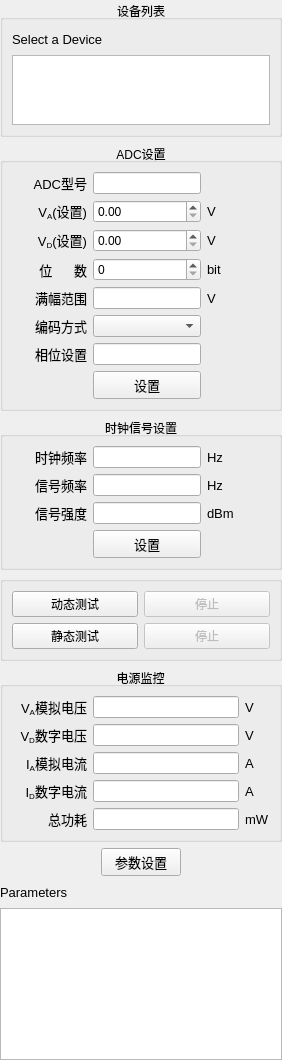
<?xml version="1.0" encoding="UTF-8"?>
<ui version="4.0">
 <class>ControlPanel</class>
 <widget class="QWidget" name="ControlPanel">
  <property name="geometry">
   <rect>
    <x>0</x>
    <y>0</y>
    <width>282</width>
    <height>1060</height>
   </rect>
  </property>
  <property name="windowTitle">
   <string>Control Panel</string>
  </property>
  <layout class="QVBoxLayout" name="verticalLayout_3">
   <property name="margin">
    <number>0</number>
   </property>
   <item>
    <widget class="QGroupBox" name="groupBox_DeviceList">
     <property name="title">
      <string>设备列表</string>
     </property>
     <property name="alignment">
      <set>Qt::AlignCenter</set>
     </property>
     <layout class="QVBoxLayout" name="verticalLayout">
      <item>
       <layout class="QHBoxLayout" name="horizontalLayout">
        <item>
         <widget class="QLabel" name="labl">
          <property name="font">
           <font>
            <family>Arial</family>
            <pointsize>10</pointsize>
           </font>
          </property>
          <property name="text">
           <string>Select a Device</string>
          </property>
         </widget>
        </item>
        <item>
         <spacer name="horizontalSpacer">
          <property name="orientation">
           <enum>Qt::Horizontal</enum>
          </property>
          <property name="sizeHint" stdset="0">
           <size>
            <width>40</width>
            <height>20</height>
           </size>
          </property>
         </spacer>
        </item>
       </layout>
      </item>
      <item>
       <widget class="QTreeView" name="devicesView">
        <property name="sizePolicy">
         <sizepolicy hsizetype="Expanding" vsizetype="Expanding">
          <horstretch>0</horstretch>
          <verstretch>0</verstretch>
         </sizepolicy>
        </property>
        <property name="maximumSize">
         <size>
          <width>16777215</width>
          <height>80</height>
         </size>
        </property>
        <property name="font">
         <font>
          <family>Arial</family>
          <pointsize>8</pointsize>
         </font>
        </property>
       </widget>
      </item>
     </layout>
    </widget>
   </item>
   <item>
    <widget class="QGroupBox" name="groupBox">
     <property name="title">
      <string>ADC设置</string>
     </property>
     <property name="alignment">
      <set>Qt::AlignCenter</set>
     </property>
     <layout class="QGridLayout" name="gridLayout_2">
      <item row="0" column="0">
       <layout class="QGridLayout" name="gridLayout">
        <item row="0" column="0">
         <widget class="QLabel" name="labl_3">
          <property name="font">
           <font>
            <family>Arial</family>
            <pointsize>10</pointsize>
           </font>
          </property>
          <property name="text">
           <string>ADC型号</string>
          </property>
          <property name="alignment">
           <set>Qt::AlignRight|Qt::AlignTrailing|Qt::AlignVCenter</set>
          </property>
         </widget>
        </item>
        <item row="0" column="1">
         <widget class="QLineEdit" name="adcTypeLineEdit">
          <property name="sizePolicy">
           <sizepolicy hsizetype="Preferred" vsizetype="Fixed">
            <horstretch>0</horstretch>
            <verstretch>0</verstretch>
           </sizepolicy>
          </property>
         </widget>
        </item>
        <item row="1" column="0">
         <widget class="QLabel" name="labl_4">
          <property name="font">
           <font>
            <family>Arial</family>
            <pointsize>10</pointsize>
           </font>
          </property>
          <property name="text">
           <string>V&lt;sub&gt;A&lt;/sub&gt;(设置)</string>
          </property>
          <property name="alignment">
           <set>Qt::AlignRight|Qt::AlignTrailing|Qt::AlignVCenter</set>
          </property>
         </widget>
        </item>
        <item row="1" column="1">
         <widget class="QDoubleSpinBox" name="vaDoubleSpinBox">
          <property name="sizePolicy">
           <sizepolicy hsizetype="Preferred" vsizetype="Fixed">
            <horstretch>0</horstretch>
            <verstretch>0</verstretch>
           </sizepolicy>
          </property>
         </widget>
        </item>
        <item row="1" column="2">
         <widget class="QLabel" name="labl_10">
          <property name="font">
           <font>
            <family>Arial</family>
            <pointsize>10</pointsize>
           </font>
          </property>
          <property name="text">
           <string>V</string>
          </property>
         </widget>
        </item>
        <item row="2" column="0">
         <widget class="QLabel" name="labl_5">
          <property name="font">
           <font>
            <family>Arial</family>
            <pointsize>10</pointsize>
           </font>
          </property>
          <property name="text">
           <string>V&lt;sub&gt;D&lt;/sub&gt;(设置)</string>
          </property>
          <property name="alignment">
           <set>Qt::AlignRight|Qt::AlignTrailing|Qt::AlignVCenter</set>
          </property>
         </widget>
        </item>
        <item row="2" column="1">
         <widget class="QDoubleSpinBox" name="vdDoubleSpinBox">
          <property name="sizePolicy">
           <sizepolicy hsizetype="Preferred" vsizetype="Fixed">
            <horstretch>0</horstretch>
            <verstretch>0</verstretch>
           </sizepolicy>
          </property>
         </widget>
        </item>
        <item row="2" column="2">
         <widget class="QLabel" name="labl_11">
          <property name="font">
           <font>
            <family>Arial</family>
            <pointsize>10</pointsize>
           </font>
          </property>
          <property name="text">
           <string>V</string>
          </property>
         </widget>
        </item>
        <item row="3" column="0">
         <widget class="QLabel" name="labl_6">
          <property name="font">
           <font>
            <family>Arial</family>
            <pointsize>10</pointsize>
           </font>
          </property>
          <property name="text">
           <string>位      数</string>
          </property>
          <property name="alignment">
           <set>Qt::AlignRight|Qt::AlignTrailing|Qt::AlignVCenter</set>
          </property>
         </widget>
        </item>
        <item row="3" column="1">
         <widget class="QSpinBox" name="bitCountSpinBox">
          <property name="sizePolicy">
           <sizepolicy hsizetype="Preferred" vsizetype="Fixed">
            <horstretch>0</horstretch>
            <verstretch>0</verstretch>
           </sizepolicy>
          </property>
         </widget>
        </item>
        <item row="3" column="2">
         <widget class="QLabel" name="labl_12">
          <property name="font">
           <font>
            <family>Arial</family>
            <pointsize>10</pointsize>
           </font>
          </property>
          <property name="text">
           <string>bit</string>
          </property>
         </widget>
        </item>
        <item row="4" column="0">
         <widget class="QLabel" name="labl_7">
          <property name="font">
           <font>
            <family>Arial</family>
            <pointsize>10</pointsize>
           </font>
          </property>
          <property name="text">
           <string>满幅范围</string>
          </property>
          <property name="alignment">
           <set>Qt::AlignRight|Qt::AlignTrailing|Qt::AlignVCenter</set>
          </property>
         </widget>
        </item>
        <item row="4" column="1">
         <widget class="QLineEdit" name="vppLineEdit">
          <property name="sizePolicy">
           <sizepolicy hsizetype="Preferred" vsizetype="Fixed">
            <horstretch>0</horstretch>
            <verstretch>0</verstretch>
           </sizepolicy>
          </property>
         </widget>
        </item>
        <item row="4" column="2">
         <widget class="QLabel" name="labl_13">
          <property name="font">
           <font>
            <family>Arial</family>
            <pointsize>10</pointsize>
           </font>
          </property>
          <property name="text">
           <string>V</string>
          </property>
         </widget>
        </item>
        <item row="5" column="0">
         <widget class="QLabel" name="labl_8">
          <property name="font">
           <font>
            <family>Arial</family>
            <pointsize>10</pointsize>
           </font>
          </property>
          <property name="text">
           <string>编码方式</string>
          </property>
          <property name="alignment">
           <set>Qt::AlignRight|Qt::AlignTrailing|Qt::AlignVCenter</set>
          </property>
         </widget>
        </item>
        <item row="6" column="0">
         <widget class="QLabel" name="labl_9">
          <property name="font">
           <font>
            <family>Arial</family>
            <pointsize>10</pointsize>
           </font>
          </property>
          <property name="text">
           <string>相位设置</string>
          </property>
          <property name="alignment">
           <set>Qt::AlignRight|Qt::AlignTrailing|Qt::AlignVCenter</set>
          </property>
         </widget>
        </item>
        <item row="6" column="1">
         <widget class="QLineEdit" name="phaseLineEdit">
          <property name="sizePolicy">
           <sizepolicy hsizetype="Preferred" vsizetype="Fixed">
            <horstretch>0</horstretch>
            <verstretch>0</verstretch>
           </sizepolicy>
          </property>
         </widget>
        </item>
        <item row="7" column="0">
         <spacer name="horizontalSpacer_9">
          <property name="orientation">
           <enum>Qt::Horizontal</enum>
          </property>
          <property name="sizeType">
           <enum>QSizePolicy::Fixed</enum>
          </property>
          <property name="sizeHint" stdset="0">
           <size>
            <width>75</width>
            <height>0</height>
           </size>
          </property>
         </spacer>
        </item>
        <item row="7" column="2">
         <spacer name="horizontalSpacer_6">
          <property name="orientation">
           <enum>Qt::Horizontal</enum>
          </property>
          <property name="sizeType">
           <enum>QSizePolicy::Fixed</enum>
          </property>
          <property name="sizeHint" stdset="0">
           <size>
            <width>20</width>
            <height>20</height>
           </size>
          </property>
         </spacer>
        </item>
        <item row="7" column="1">
         <widget class="QPushButton" name="pushButtonApplyAdcSettings">
          <property name="sizePolicy">
           <sizepolicy hsizetype="Preferred" vsizetype="Fixed">
            <horstretch>0</horstretch>
            <verstretch>0</verstretch>
           </sizepolicy>
          </property>
          <property name="font">
           <font>
            <family>Arial</family>
            <pointsize>10</pointsize>
           </font>
          </property>
          <property name="text">
           <string>设置</string>
          </property>
         </widget>
        </item>
        <item row="5" column="1">
         <widget class="QComboBox" name="codingComboBox"/>
        </item>
       </layout>
      </item>
     </layout>
    </widget>
   </item>
   <item>
    <widget class="QGroupBox" name="groupBox_2">
     <property name="title">
      <string>时钟信号设置</string>
     </property>
     <property name="alignment">
      <set>Qt::AlignCenter</set>
     </property>
     <layout class="QGridLayout" name="gridLayout_3">
      <item row="0" column="0">
       <layout class="QGridLayout" name="gridLayout_4">
        <item row="0" column="0">
         <widget class="QLabel" name="labl_14">
          <property name="font">
           <font>
            <family>Arial</family>
            <pointsize>10</pointsize>
           </font>
          </property>
          <property name="text">
           <string>时钟频率</string>
          </property>
          <property name="alignment">
           <set>Qt::AlignRight|Qt::AlignTrailing|Qt::AlignVCenter</set>
          </property>
         </widget>
        </item>
        <item row="0" column="1">
         <widget class="QLineEdit" name="clockFreqLineEdit">
          <property name="sizePolicy">
           <sizepolicy hsizetype="Preferred" vsizetype="Fixed">
            <horstretch>0</horstretch>
            <verstretch>0</verstretch>
           </sizepolicy>
          </property>
         </widget>
        </item>
        <item row="1" column="0">
         <widget class="QLabel" name="labl_15">
          <property name="font">
           <font>
            <family>Arial</family>
            <pointsize>10</pointsize>
           </font>
          </property>
          <property name="text">
           <string>信号频率</string>
          </property>
          <property name="alignment">
           <set>Qt::AlignRight|Qt::AlignTrailing|Qt::AlignVCenter</set>
          </property>
         </widget>
        </item>
        <item row="2" column="0">
         <widget class="QLabel" name="labl_17">
          <property name="font">
           <font>
            <family>Arial</family>
            <pointsize>10</pointsize>
           </font>
          </property>
          <property name="text">
           <string>信号强度</string>
          </property>
          <property name="alignment">
           <set>Qt::AlignRight|Qt::AlignTrailing|Qt::AlignVCenter</set>
          </property>
         </widget>
        </item>
        <item row="2" column="2">
         <widget class="QLabel" name="labl_18">
          <property name="font">
           <font>
            <family>Arial</family>
            <pointsize>10</pointsize>
           </font>
          </property>
          <property name="text">
           <string>dBm</string>
          </property>
         </widget>
        </item>
        <item row="0" column="2">
         <widget class="QLabel" name="labl_25">
          <property name="font">
           <font>
            <family>Arial</family>
            <pointsize>10</pointsize>
           </font>
          </property>
          <property name="text">
           <string>Hz</string>
          </property>
         </widget>
        </item>
        <item row="1" column="1">
         <widget class="QLineEdit" name="signalFreqLineEdit">
          <property name="sizePolicy">
           <sizepolicy hsizetype="Preferred" vsizetype="Fixed">
            <horstretch>0</horstretch>
            <verstretch>0</verstretch>
           </sizepolicy>
          </property>
         </widget>
        </item>
        <item row="1" column="2">
         <widget class="QLabel" name="labl_26">
          <property name="font">
           <font>
            <family>Arial</family>
            <pointsize>10</pointsize>
           </font>
          </property>
          <property name="text">
           <string>Hz</string>
          </property>
         </widget>
        </item>
        <item row="2" column="1">
         <widget class="QLineEdit" name="signalPowerLineEdit">
          <property name="sizePolicy">
           <sizepolicy hsizetype="Preferred" vsizetype="Fixed">
            <horstretch>0</horstretch>
            <verstretch>0</verstretch>
           </sizepolicy>
          </property>
         </widget>
        </item>
        <item row="3" column="0">
         <spacer name="horizontalSpacer_10">
          <property name="orientation">
           <enum>Qt::Horizontal</enum>
          </property>
          <property name="sizeType">
           <enum>QSizePolicy::Fixed</enum>
          </property>
          <property name="sizeHint" stdset="0">
           <size>
            <width>75</width>
            <height>0</height>
           </size>
          </property>
         </spacer>
        </item>
        <item row="3" column="1">
         <widget class="QPushButton" name="pushButtonSignalSettings">
          <property name="sizePolicy">
           <sizepolicy hsizetype="Preferred" vsizetype="Fixed">
            <horstretch>0</horstretch>
            <verstretch>0</verstretch>
           </sizepolicy>
          </property>
          <property name="font">
           <font>
            <family>Arial</family>
            <pointsize>10</pointsize>
           </font>
          </property>
          <property name="text">
           <string>设置</string>
          </property>
         </widget>
        </item>
        <item row="3" column="2">
         <spacer name="horizontalSpacer_8">
          <property name="orientation">
           <enum>Qt::Horizontal</enum>
          </property>
          <property name="sizeType">
           <enum>QSizePolicy::Fixed</enum>
          </property>
          <property name="sizeHint" stdset="0">
           <size>
            <width>20</width>
            <height>20</height>
           </size>
          </property>
         </spacer>
        </item>
       </layout>
      </item>
     </layout>
    </widget>
   </item>
   <item>
    <widget class="QGroupBox" name="groupBox_3">
     <property name="title">
      <string/>
     </property>
     <property name="alignment">
      <set>Qt::AlignCenter</set>
     </property>
     <layout class="QVBoxLayout" name="verticalLayout_2">
      <item>
       <widget class="QWidget" name="dynamicTestButtons" native="true">
        <layout class="QHBoxLayout" name="horizontalLayout_2">
         <property name="margin">
          <number>0</number>
         </property>
         <item>
          <widget class="QPushButton" name="pushButtonStartDynamicTest">
           <property name="text">
            <string>动态测试</string>
           </property>
          </widget>
         </item>
         <item>
          <widget class="QPushButton" name="pushButtonStopDynamicTest">
           <property name="enabled">
            <bool>false</bool>
           </property>
           <property name="text">
            <string>停止</string>
           </property>
          </widget>
         </item>
        </layout>
       </widget>
      </item>
      <item>
       <widget class="QWidget" name="staticTestButtons" native="true">
        <layout class="QHBoxLayout" name="horizontalLayout_4">
         <property name="margin">
          <number>0</number>
         </property>
         <item>
          <widget class="QPushButton" name="pushButtonStartStaticTest">
           <property name="text">
            <string>静态测试</string>
           </property>
          </widget>
         </item>
         <item>
          <widget class="QPushButton" name="pushButtonStopStaticTest">
           <property name="enabled">
            <bool>false</bool>
           </property>
           <property name="text">
            <string>停止</string>
           </property>
          </widget>
         </item>
        </layout>
       </widget>
      </item>
     </layout>
    </widget>
   </item>
   <item>
    <widget class="QGroupBox" name="groupBox_4">
     <property name="title">
      <string>电源监控</string>
     </property>
     <property name="alignment">
      <set>Qt::AlignCenter</set>
     </property>
     <layout class="QGridLayout" name="gridLayout_8">
      <item row="0" column="0">
       <layout class="QGridLayout" name="gridLayout_9">
        <item row="0" column="0">
         <widget class="QLabel" name="labl_22">
          <property name="font">
           <font>
            <family>Arial</family>
            <pointsize>10</pointsize>
           </font>
          </property>
          <property name="text">
           <string>V&lt;sub&gt;A&lt;/sub&gt;模拟电压</string>
          </property>
          <property name="alignment">
           <set>Qt::AlignRight|Qt::AlignTrailing|Qt::AlignVCenter</set>
          </property>
         </widget>
        </item>
        <item row="0" column="1">
         <widget class="QLineEdit" name="vaLineEdit">
          <property name="enabled">
           <bool>true</bool>
          </property>
          <property name="sizePolicy">
           <sizepolicy hsizetype="Expanding" vsizetype="Fixed">
            <horstretch>0</horstretch>
            <verstretch>0</verstretch>
           </sizepolicy>
          </property>
         </widget>
        </item>
        <item row="1" column="0">
         <widget class="QLabel" name="labl_23">
          <property name="font">
           <font>
            <family>Arial</family>
            <pointsize>10</pointsize>
           </font>
          </property>
          <property name="text">
           <string>V&lt;sub&gt;D&lt;/sub&gt;数字电压</string>
          </property>
          <property name="alignment">
           <set>Qt::AlignRight|Qt::AlignTrailing|Qt::AlignVCenter</set>
          </property>
         </widget>
        </item>
        <item row="2" column="0">
         <widget class="QLabel" name="labl_24">
          <property name="font">
           <font>
            <family>Arial</family>
            <pointsize>10</pointsize>
           </font>
          </property>
          <property name="text">
           <string>I&lt;sub&gt;A&lt;/sub&gt;模拟电流</string>
          </property>
          <property name="alignment">
           <set>Qt::AlignRight|Qt::AlignTrailing|Qt::AlignVCenter</set>
          </property>
         </widget>
        </item>
        <item row="2" column="2">
         <widget class="QLabel" name="labl_29">
          <property name="font">
           <font>
            <family>Arial</family>
            <pointsize>10</pointsize>
           </font>
          </property>
          <property name="text">
           <string>A</string>
          </property>
         </widget>
        </item>
        <item row="0" column="2">
         <widget class="QLabel" name="labl_30">
          <property name="font">
           <font>
            <family>Arial</family>
            <pointsize>10</pointsize>
           </font>
          </property>
          <property name="text">
           <string>V</string>
          </property>
         </widget>
        </item>
        <item row="1" column="1">
         <widget class="QLineEdit" name="vdLineEdit">
          <property name="sizePolicy">
           <sizepolicy hsizetype="Expanding" vsizetype="Fixed">
            <horstretch>0</horstretch>
            <verstretch>0</verstretch>
           </sizepolicy>
          </property>
         </widget>
        </item>
        <item row="1" column="2">
         <widget class="QLabel" name="labl_31">
          <property name="font">
           <font>
            <family>Arial</family>
            <pointsize>10</pointsize>
           </font>
          </property>
          <property name="text">
           <string>V</string>
          </property>
         </widget>
        </item>
        <item row="2" column="1">
         <widget class="QLineEdit" name="iaLineEdit">
          <property name="sizePolicy">
           <sizepolicy hsizetype="Expanding" vsizetype="Fixed">
            <horstretch>0</horstretch>
            <verstretch>0</verstretch>
           </sizepolicy>
          </property>
         </widget>
        </item>
        <item row="5" column="0">
         <spacer name="horizontalSpacer_13">
          <property name="orientation">
           <enum>Qt::Horizontal</enum>
          </property>
          <property name="sizeType">
           <enum>QSizePolicy::Fixed</enum>
          </property>
          <property name="sizeHint" stdset="0">
           <size>
            <width>75</width>
            <height>0</height>
           </size>
          </property>
         </spacer>
        </item>
        <item row="5" column="2">
         <spacer name="horizontalSpacer_14">
          <property name="orientation">
           <enum>Qt::Horizontal</enum>
          </property>
          <property name="sizeType">
           <enum>QSizePolicy::Fixed</enum>
          </property>
          <property name="sizeHint" stdset="0">
           <size>
            <width>20</width>
            <height>0</height>
           </size>
          </property>
         </spacer>
        </item>
        <item row="3" column="0">
         <widget class="QLabel" name="labl_32">
          <property name="font">
           <font>
            <family>Arial</family>
            <pointsize>10</pointsize>
           </font>
          </property>
          <property name="text">
           <string>I&lt;sub&gt;D&lt;/sub&gt;数字电流</string>
          </property>
          <property name="alignment">
           <set>Qt::AlignRight|Qt::AlignTrailing|Qt::AlignVCenter</set>
          </property>
         </widget>
        </item>
        <item row="3" column="1">
         <widget class="QLineEdit" name="idLineEdit">
          <property name="sizePolicy">
           <sizepolicy hsizetype="Expanding" vsizetype="Fixed">
            <horstretch>0</horstretch>
            <verstretch>0</verstretch>
           </sizepolicy>
          </property>
         </widget>
        </item>
        <item row="3" column="2">
         <widget class="QLabel" name="labl_33">
          <property name="font">
           <font>
            <family>Arial</family>
            <pointsize>10</pointsize>
           </font>
          </property>
          <property name="text">
           <string>A</string>
          </property>
         </widget>
        </item>
        <item row="4" column="0">
         <widget class="QLabel" name="labl_34">
          <property name="font">
           <font>
            <family>Arial</family>
            <pointsize>10</pointsize>
           </font>
          </property>
          <property name="text">
           <string>&lt;!DOCTYPE HTML PUBLIC &quot;-//W3C//DTD HTML 4.0//EN&quot; &quot;http://www.w3.org/TR/REC-html40/strict.dtd&quot;&gt;
&lt;html&gt;&lt;head&gt;&lt;meta name=&quot;qrichtext&quot; content=&quot;1&quot; /&gt;&lt;style type=&quot;text/css&quot;&gt;
p, li { white-space: pre-wrap; }
&lt;/style&gt;&lt;/head&gt;&lt;body style=&quot; font-family:'Arial'; font-size:10pt; font-weight:400; font-style:normal;&quot;&gt;
&lt;p style=&quot; margin-top:0px; margin-bottom:0px; margin-left:0px; margin-right:0px; -qt-block-indent:0; text-indent:0px;&quot;&gt;总功耗&lt;/p&gt;&lt;/body&gt;&lt;/html&gt;</string>
          </property>
          <property name="alignment">
           <set>Qt::AlignRight|Qt::AlignTrailing|Qt::AlignVCenter</set>
          </property>
         </widget>
        </item>
        <item row="4" column="2">
         <widget class="QLabel" name="labl_35">
          <property name="font">
           <font>
            <family>Arial</family>
            <pointsize>10</pointsize>
           </font>
          </property>
          <property name="text">
           <string>mW</string>
          </property>
         </widget>
        </item>
        <item row="4" column="1">
         <widget class="QLineEdit" name="powerLineEdit">
          <property name="sizePolicy">
           <sizepolicy hsizetype="Expanding" vsizetype="Fixed">
            <horstretch>0</horstretch>
            <verstretch>0</verstretch>
           </sizepolicy>
          </property>
         </widget>
        </item>
       </layout>
      </item>
     </layout>
    </widget>
   </item>
   <item>
    <layout class="QHBoxLayout" name="horizontalLayout_3">
     <item>
      <spacer name="horizontalSpacer_3">
       <property name="orientation">
        <enum>Qt::Horizontal</enum>
       </property>
       <property name="sizeHint" stdset="0">
        <size>
         <width>40</width>
         <height>20</height>
        </size>
       </property>
      </spacer>
     </item>
     <item>
      <widget class="QPushButton" name="pushButtonAccessToRegs">
       <property name="font">
        <font>
         <family>Arial</family>
         <pointsize>10</pointsize>
        </font>
       </property>
       <property name="text">
        <string>参数设置</string>
       </property>
      </widget>
     </item>
     <item>
      <spacer name="horizontalSpacer_4">
       <property name="orientation">
        <enum>Qt::Horizontal</enum>
       </property>
       <property name="sizeHint" stdset="0">
        <size>
         <width>40</width>
         <height>20</height>
        </size>
       </property>
      </spacer>
     </item>
    </layout>
   </item>
   <item>
    <layout class="QHBoxLayout" name="horizontalLayout_5">
     <item>
      <widget class="QLabel" name="labl_2">
       <property name="font">
        <font>
         <family>Arial</family>
         <pointsize>10</pointsize>
        </font>
       </property>
       <property name="text">
        <string>Parameters</string>
       </property>
      </widget>
     </item>
     <item>
      <spacer name="horizontalSpacer_2">
       <property name="orientation">
        <enum>Qt::Horizontal</enum>
       </property>
       <property name="sizeHint" stdset="0">
        <size>
         <width>40</width>
         <height>20</height>
        </size>
       </property>
      </spacer>
     </item>
    </layout>
   </item>
   <item>
    <widget class="QTreeView" name="treeViewTdReport">
     <property name="font">
      <font>
       <family>Arial</family>
       <pointsize>8</pointsize>
      </font>
     </property>
    </widget>
   </item>
  </layout>
 </widget>
 <resources/>
 <connections/>
</ui>
